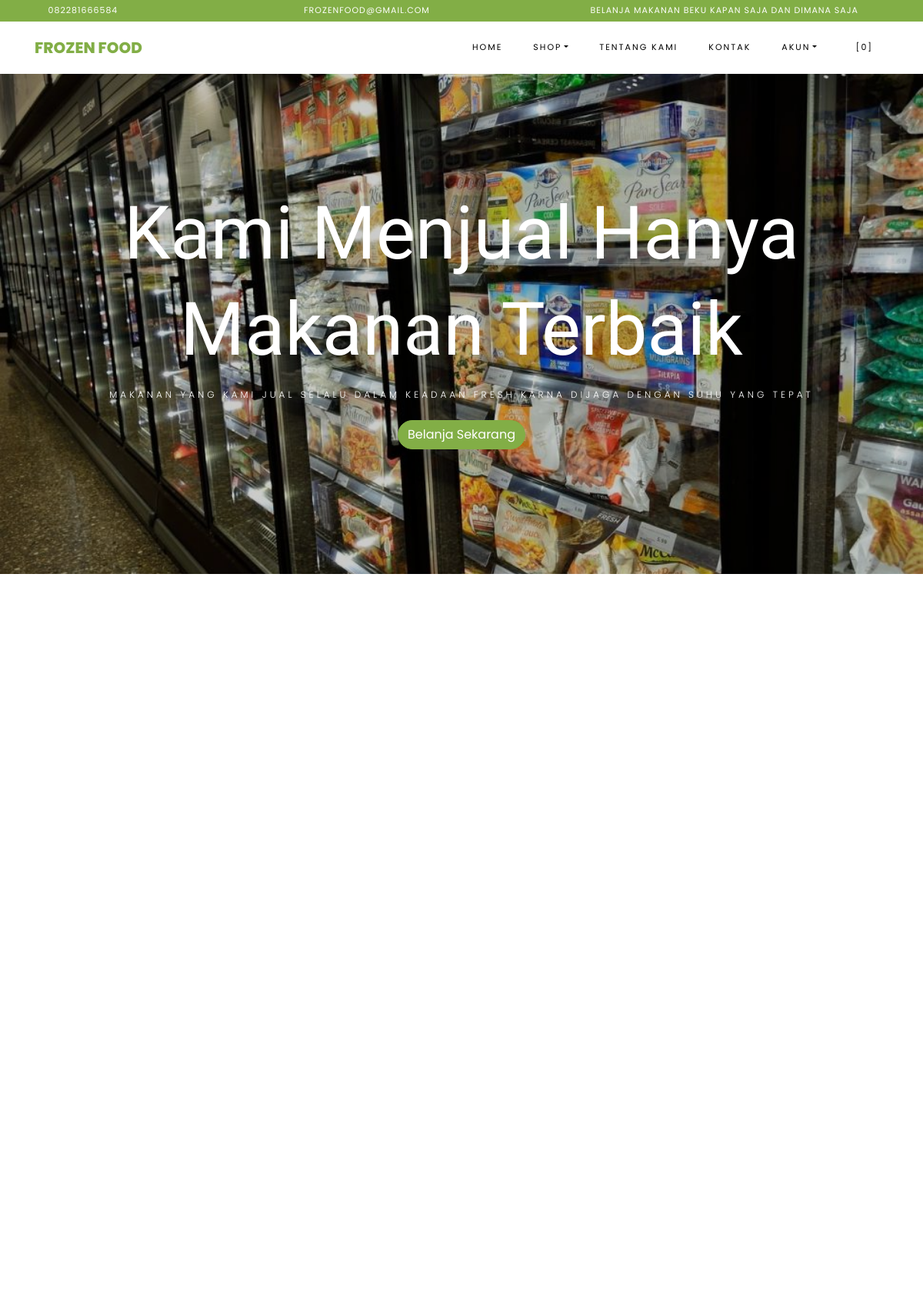
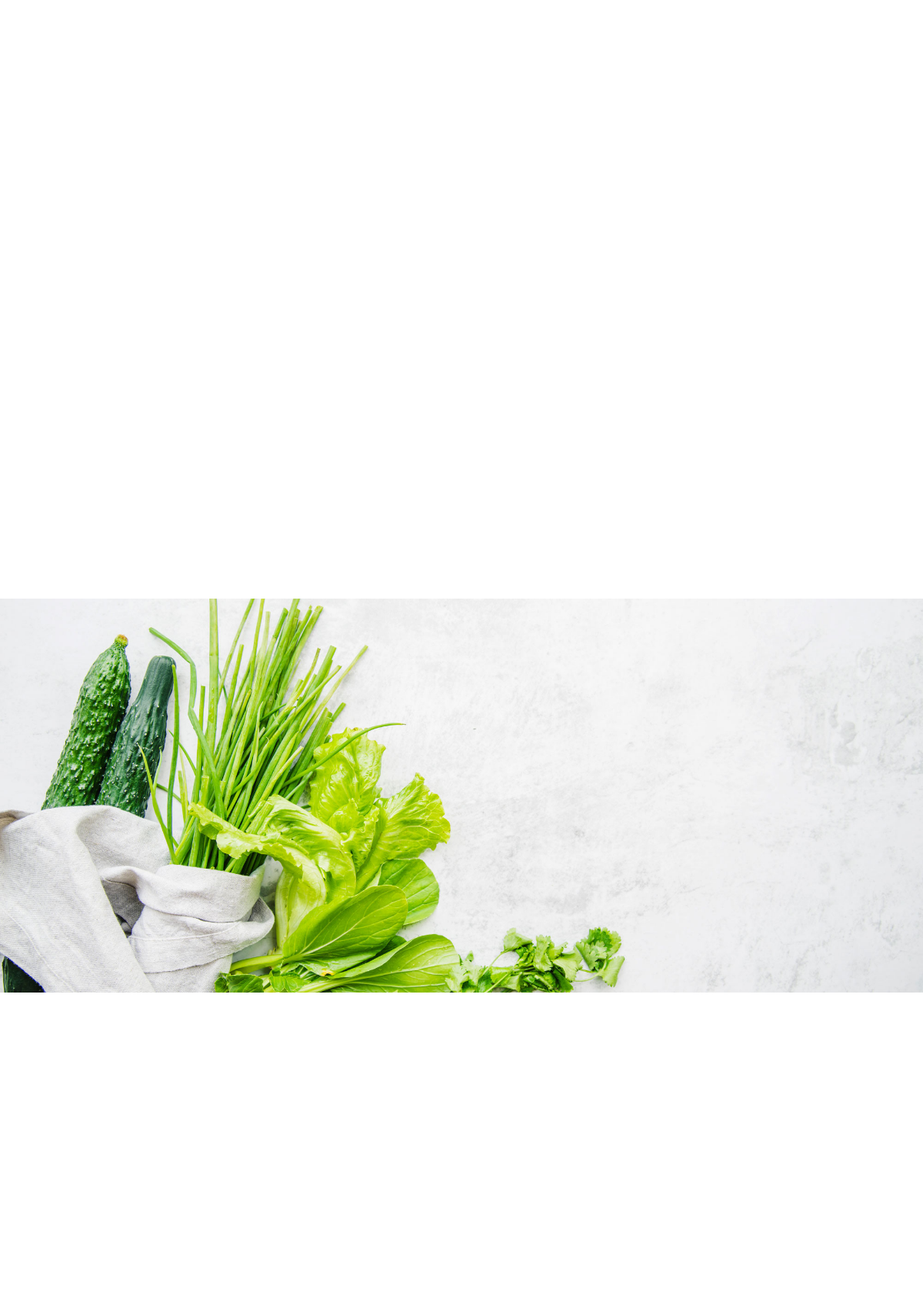
The page / (upper part) on the database its author committed (2 pictures, top to bottom).
### tables this page shows
CREATE TABLE `settings` (
  `id` int(10) NOT NULL,
  `key` varchar(32) NOT NULL,
  `content` text NOT NULL
);

### application/helpers/themes_helper.php (called while the page is built, shortened)
<?php
if ( ! function_exists('get_theme_name'))
{
    function get_theme_name() {
        $current_theme = get_settings('current_theme_name');
        return ($current_theme) ? $current_theme : false;
    }
}
if ( ! function_exists('get_template_part'))
{
    function get_template_part($file_name = null, $params = array()) {
        if ($file_name !== '') {
            $current_theme = get_theme_name();
            if ( file_exists($file_location = VIEWPATH .'themes/'. $current_theme .'/'. $file_name .'.php')) {
                $CI =& get_instance();
                $CI->load->view('themes/'. $current_theme .'/'. $file_name, $params);
            }
            else {
                echo '<div>Kesalahan: berkas tema <b>'. $file_name .'.php</b> tidak ditemukan.<br>Lokasi berkas: <b>'. $file_location .'</b></div>';
            }
        }
    }
}
if ( ! function_exists('get_header'))
{
    function get_header($params = null, $section = '', $current_section = '') {
        $load_params = array();
        if ( is_null($params)) {
            $load_params['title'] = get_settings('site_name');
        }
        else if ( is_string($params)) {
            $load_params['title'] = $params;
        }
        else if ( is_array($params)) {
            $load_params = $params;
        }
        else {
            $load_params['title'] = get_settings('site_name');
        }
        $load_params['sidebar_section'] = $section;
        $load_params['current_section'] = $current_section;
        get_template_part('header', $load_params);
    }
}
if ( ! function_exists('get_theme_uri'))
{
    function get_theme_uri($file_name = null, $theme_name = NULL)
    {
        $theme_name = ($theme_name == NULL) ? get_theme_name() : $theme_name;
        return is_null($file_name) ? base_url('assets/themes/'. $theme_name .'/') : base_url('assets/themes/'. $theme_name .'/'. $file_name) ;
    }
}

### application/controllers/Home.php (called while the page is built, shortened)
<?php
class Home extends CI_Controller
{
    public function index()
    {
        $params['title'] = 'Selamat Datang Pengunjung';
        $products['products'] = $this->product->get_all_products();
        $products['best_deal'] = $this->product->best_deal_product();
        $products['reviews'] = $this->review->get_all_reviews();
        get_header($params);
        get_template_part('home', $products);
    }
}

### index.php (called while the page is built, shortened)
<?php
require_once BASEPATH . 'core/CodeIgniter.php';

### application/helpers/global_helper.php (called while the page is built, shortened)
<?php
if (!function_exists('get_settings')) {
    function get_settings($key = '')
    {
        $CI = &get_instance();
        $row = $CI->db
            ->select('content')
            ->where('key', $key)
            ->get('settings')
            ->row();
        return $row->content;
    }
}
if (!function_exists('get_store_name')) {
    function get_store_name()
    {
        return get_settings('store_name');
    }
}

### application/helpers/session_helper.php (called while the page is built, shortened)
<?php
if (!function_exists('init')) {
    function init()
    {
        $CI = &get_instance();
        return $CI;
    }
}
if (!function_exists('session_data')) {
    function session_data()
    {
        $CI = init();
        $read_session_in_cookie = get_cookie('__ACTIVE_SESSION_DATA');
        $read_session_in_session = $CI->session->userdata('__ACTIVE_SESSION_DATA');
        if ($read_session_in_cookie) {
            $read_data = $CI->encryption->decrypt($read_session_in_cookie);
            $read_data = json_decode($read_data);
            return $read_data;
        } else if ($read_session_in_session) {
            $read_data = $CI->encryption->decrypt($read_session_in_session);
            $read_data = json_decode($read_data);
            return $read_data;
        } else {
            $default_session = new stdClass();
            $default_session->is_login = FALSE;
            $default_session->user_id = 0;
            $default_session->login_at = 0;
            $default_session->remember_me = FALSE;
            return $default_session;
        }
    }
}

### application/views/themes/vegefoods/home.php (the view, shortened to what this page needs)
<section id="home-section" class="hero">
  <div class="home-slider owl-carousel">
    <div class="slider-item" style="background-image: url(<?php echo get_theme_uri('images/bg_1.jpg'); ?>);">
      <div class="overlay"></div>
      <div class="container">
        <div class="row slider-text justify-content-center align-items-center" data-scrollax-parent="true">
          <div class="col-md-12 ftco-animate text-center">
            <h1 class="mb-2">Kami Menjual Hanya Makanan Terbaik</h1>
            <h2 class="subheading mb-4">Makanan Yang Kami Jual Selalu Dalam Keadaan Fresh Karna Dijaga Dengan Suhu Yang Tepat</h2>
            <p><a href="#products" class="btn btn-primary">Belanja Sekarang</a></p>
          </div>
        </div>
      </div>
    </div>
  </div>
</section>
<section class="ftco-section" id="products">
  <div class="container">
    <div class="row no-gutters ftco-services">
    </div>
  </div>
</section>
<section class="ftco-section">
  <div class="container">
    <div class="row justify-content-center mb-3 pb-3">
    </div>
  </div>
  <div class="container">
    <div class="row">
    </div>
  </div>
</section>
<section class="ftco-section img" style="background-image: url(<?php echo get_theme_uri('images/bg_3.jpg'); ?>);">
  <div class="container">
    <div class="row justify-content-end">
    </div>
  </div>
</section>
<section class="ftco-section testimony-section">
  <div class="container">
    <div class="row justify-content-center mb-5 pb-3">
    </div>
  </div>
</section>

### application/views/themes/vegefoods/header.php (shortened to what this page needs)
?><!DOCTYPE html>
<html lang="en">
  <head>
    <link rel="stylesheet" href="<?php echo get_theme_uri('css/open-iconic-bootstrap.min.css'); ?>">
    <link rel="stylesheet" href="<?php echo get_theme_uri('css/animate.css'); ?>">
    <link rel="stylesheet" href="<?php echo get_theme_uri('css/owl.carousel.min.css'); ?>">
    <link rel="stylesheet" href="<?php echo get_theme_uri('css/owl.theme.default.min.css'); ?>">
    <link rel="stylesheet" href="<?php echo get_theme_uri('css/magnific-popup.css'); ?>">
    <link rel="stylesheet" href="<?php echo get_theme_uri('css/aos.css'); ?>">
	<link rel="stylesheet" href="<?php echo get_theme_uri('css/ionicons.min.css'); ?>">
	<link rel="stylesheet" href="<?php echo get_theme_uri('js/plugins/@fortawesome/fontawesome-free/css/all.min.css', 'argon'); ?>">
    <link rel="stylesheet" href="<?php echo get_theme_uri('css/bootstrap-datepicker.css'); ?>">
    <link rel="stylesheet" href="<?php echo get_theme_uri('css/jquery.timepicker.css'); ?>">
    <link rel="stylesheet" href="<?php echo get_theme_uri('css/flaticon.css'); ?>">
    <link rel="stylesheet" href="<?php echo get_theme_uri('css/icomoon.css'); ?>">
	<link rel="stylesheet" href="<?php echo get_theme_uri('css/style.css'); ?>">
	<link rel="stylesheet" href="<?php echo base_url('assets/plugins/toastr/toastr.min.css'); ?>">
  </head>
  <body class="goto-here">
		<div class="py-1 bg-primary">
    	<div class="container">
    		<div class="row no-gutters d-flex align-items-start align-items-center px-md-0">
	    		<div class="col-lg-12 d-block">
		    		<div class="row d-flex">
		    			<div class="col-md pr-4 d-flex topper align-items-center">
					    	<div class="icon mr-2 d-flex justify-content-center align-items-center"><span class="icon-phone2"></span></div>
						    <span class="text"><?php echo get_settings('store_phone_number'); ?></span>
					    </div>
					    <div class="col-md pr-4 d-flex topper align-items-center">
					    	<div class="icon mr-2 d-flex justify-content-center align-items-center"><span class="icon-paper-plane"></span></div>
						    <span class="text"><?php echo get_settings('store_email'); ?></span>
					    </div>
					    <div class="col-md-5 pr-4 d-flex topper align-items-center text-lg-right">
						    <span class="text"><?php echo get_settings('store_tagline'); ?></span>
					    </div>
				    </div>
			    </div>
		    </div>
		  </div>
    </div>
    <nav class="navbar navbar-expand-lg navbar-dark ftco_navbar bg-dark ftco-navbar-light" id="ftco-navbar">
	    <div class="container">
	      <a class="navbar-brand" href="<?php echo base_url(); ?>"><?php echo get_store_name(); ?></a>
	      <div class="collapse navbar-collapse" id="ftco-nav">
	        <ul class="navbar-nav ml-auto">
	          <li class="nav-item active"><a href="<?php echo base_url(); ?>" class="nav-link">Home</a></li>
	          <li class="nav-item dropdown">
              <a class="nav-link dropdown-toggle" href="#" id="dropdown04" data-toggle="dropdown" aria-haspopup="true" aria-expanded="false">Shop</a>
            </li>
	          <li class="nav-item"><a href="<?php echo site_url('pages/about'); ?>" class="nav-link">Tentang Kami</a></li>
              <li class="nav-item"><a href="<?php echo site_url('pages/contact'); ?>" class="nav-link">Kontak</a></li>
              <li class="nav-item dropdown">
              <a class="nav-link dropdown-toggle" href="#" id="dropdown05" data-toggle="dropdown" aria-haspopup="true" aria-expanded="false">Akun</a>
            </li>
	          <li class="nav-item cta cta-colored"><a href="<?php echo site_url('shop/cart'); ?>" class="nav-link"><span class="icon-shopping_cart"></span>[<span class="cart-item-total">0</span>]</a></li>
	        </ul>
	      </div>
	    </div>
	  </nav>

### assets/themes/vegefoods/css/icomoon.css (style rules this page uses)
[class^="icon-"], [class*=" icon-"] { font-family: 'icomoon' !important; speak: none; font-style: normal; font-weight: normal; font-variant: normal; text-transform: none; line-height: 1; -webkit-font-smoothing: antialiased; -moz-osx-font-smoothing: grayscale; }
.icon-paper-plane:before { content: "\f1d8"; }
.icon-phone2:before { content: "\e0cd"; }
.icon-shopping_cart:before { content: "\e8cc"; }

### rows shown on the page
settings: content "082281666584"
settings: content "FROZENFOOD@GMAIL.COM"
settings: content "BELANJA MAKANAN BEKU KAPAN SAJA DAN DIMANA SAJA"
settings: content "FROZEN FOOD"
settings: content (picture)
